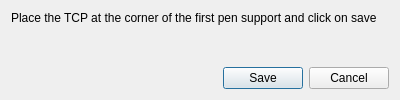
<?xml version="1.0" encoding="UTF-8"?>
<ui version="4.0">
 <class>Dialog</class>
 <widget class="QDialog" name="Dialog">
  <property name="geometry">
   <rect>
    <x>0</x>
    <y>0</y>
    <width>400</width>
    <height>100</height>
   </rect>
  </property>
  <property name="windowTitle">
   <string>Pen calibration</string>
  </property>
  <layout class="QVBoxLayout" name="verticalLayout">
   <item>
    <widget class="QLabel" name="label">
     <property name="text">
      <string>Place the TCP at the corner of the first pen support and click on save</string>
     </property>
     <property name="wordWrap">
      <bool>true</bool>
     </property>
    </widget>
   </item>
   <item>
    <spacer name="verticalSpacer">
     <property name="orientation">
      <enum>Qt::Vertical</enum>
     </property>
     <property name="sizeHint" stdset="0">
      <size>
       <width>20</width>
       <height>40</height>
      </size>
     </property>
    </spacer>
   </item>
   <item>
    <widget class="QDialogButtonBox" name="buttonBox">
     <property name="orientation">
      <enum>Qt::Horizontal</enum>
     </property>
     <property name="standardButtons">
      <set>QDialogButtonBox::Cancel|QDialogButtonBox::Save</set>
     </property>
    </widget>
   </item>
  </layout>
 </widget>
 <resources/>
 <connections>
  <connection>
   <sender>buttonBox</sender>
   <signal>accepted()</signal>
   <receiver>Dialog</receiver>
   <slot>accept()</slot>
   <hints>
    <hint type="sourcelabel">
     <x>248</x>
     <y>254</y>
    </hint>
    <hint type="destinationlabel">
     <x>157</x>
     <y>274</y>
    </hint>
   </hints>
  </connection>
  <connection>
   <sender>buttonBox</sender>
   <signal>rejected()</signal>
   <receiver>Dialog</receiver>
   <slot>reject()</slot>
   <hints>
    <hint type="sourcelabel">
     <x>316</x>
     <y>260</y>
    </hint>
    <hint type="destinationlabel">
     <x>286</x>
     <y>274</y>
    </hint>
   </hints>
  </connection>
 </connections>
</ui>
